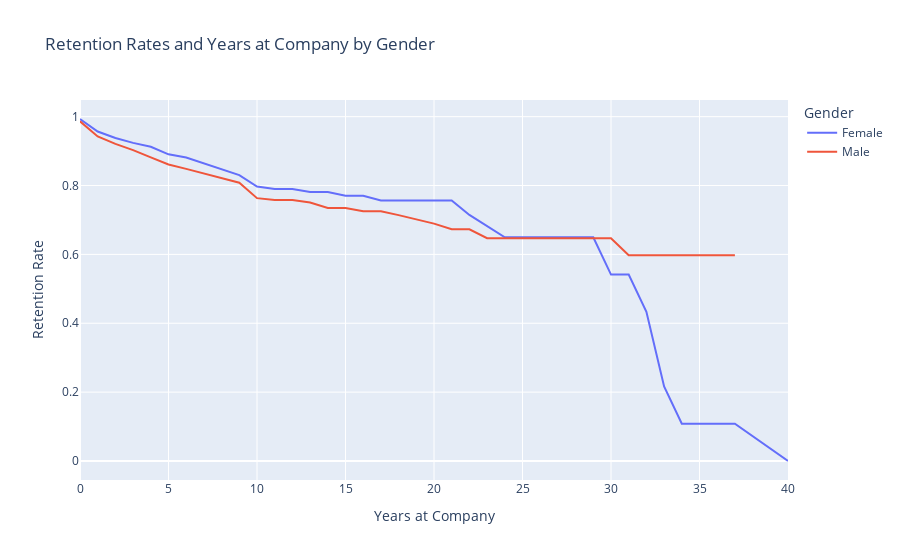

Notebook source saved alongside this figure:
### Markdown cell above
## 2. Compare the plot above with one that plots employee retention rates by gender over the number of years the employee has been working for the company.

### Code cell
retention_rates_yr = survival(data, 'Gender', 'YearsAtCompany', 'Attrition')

# retention_rates_yr.iplot(kind='line', xTitle='Years at Company', yTitle='Retention Rate',
#            title='Retention Rates by Gender and Year at Company')

retention_rates_yr.plot(kind='line',
            title='Retention Rates and Years at Company by Gender',
                       labels=dict(value='Retention Rate', timeline='Years', variable='Gender')).update_layout(
                xaxis_title='Years at Company', yaxis_title='Retention Rate')

### Figure 1 — Plotly figure (JSON) as saved in the notebook; plotly's stock layout.template omitted (floating-point values rounded to 4 significant figures)
{"data": [{"hovertemplate": "Gender=Female<br>Years=%{x}<br>Retention Rate=%{y}<extra></extra>", "legendgroup": "Female", "line": {"color": "#636efa", "dash": "solid"}, "marker": {"symbol": "circle"}, "mode": "lines", "name": "Female", "orientation": "v", "showlegend": true, "type": "scatter", "x": [0, 1, 2, 3, 4, 5, 6, 7, 8, 9, 10, 11, 12, 13, 14, 15, 16, 17, 18, 19, 20, 21, 22, 23, 24, 25, 26, 27, 29, 30, 31, 32, 33, 34, 36, 37, 40], "xaxis": "x", "y": [0.9932, 0.9568, 0.938, 0.9239, 0.9126, 0.8906, 0.8813, 0.8642, 0.8487, 0.8303, 0.7969, 0.7898, 0.7898, 0.7812, 0.7812, 0.7704, 0.7704, 0.7566, 0.7566, 0.7566, 0.7566, 0.7566, 0.7146, 0.6821, 0.6496, 0.6496, 0.6496, 0.6496, 0.6496, 0.5414, 0.5414, 0.4331, 0.2165, 0.1083, 0.1083, 0.1083, 0], "yaxis": "y"}, {"hovertemplate": "Gender=Male<br>Years=%{x}<br>Retention Rate=%{y}<extra></extra>", "legendgroup": "Male", "line": {"color": "#EF553B", "dash": "solid"}, "marker": {"symbol": "circle"}, "mode": "lines", "name": "Male", "orientation": "v", "showlegend": true, "type": "scatter", "x": [0, 1, 2, 3, 4, 5, 6, 7, 8, 9, 10, 11, 12, 13, 14, 15, 16, 17, 18, 19, 20, 21, 22, 23, 24, 25, 26, 27, 29, 30, 31, 32, 33, 34, 36, 37, 40], "xaxis": "x", "y": [0.9864, 0.9425, 0.921, 0.9029, 0.8815, 0.861, 0.8483, 0.8342, 0.8206, 0.8081, 0.7634, 0.7577, 0.7577, 0.7506, 0.7347, 0.7347, 0.725, 0.725, 0.714, 0.7021, 0.6894, 0.6729, 0.6729, 0.6471, 0.6471, 0.6471, 0.6471, 0.6471, 0.6471, 0.6471, 0.5973, 0.5973, 0.5973, 0.5973, 0.5973, 0.5973, null], "yaxis": "y"}], "layout": {"legend": {"title": {"text": "Gender"}, "tracegroupgap": 0}, "title": {"text": "Retention Rates and Years at Company by Gender"}, "xaxis": {"anchor": "y", "domain": [0, 1], "title": {"text": "Years at Company"}}, "yaxis": {"anchor": "x", "domain": [0, 1], "title": {"text": "Retention Rate"}}}}
